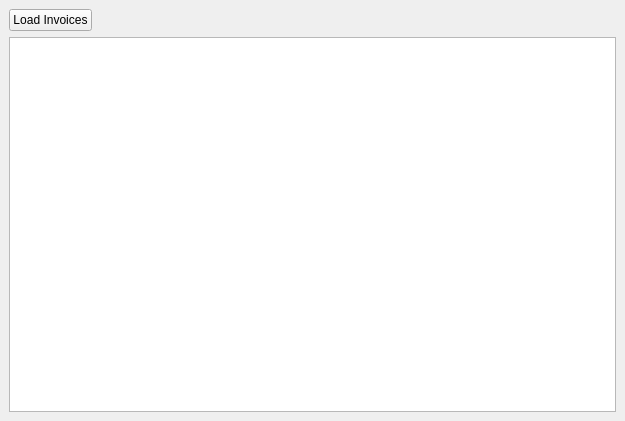
<?xml version="1.0" encoding="UTF-8"?>
<ui version="4.0">
 <class>col_InvoiceList</class>
 <widget class="QMainWindow" name="col_InvoiceList">
  <property name="geometry">
   <rect>
    <x>0</x>
    <y>0</y>
    <width>625</width>
    <height>421</height>
   </rect>
  </property>
  <property name="windowTitle">
   <string>Invoices</string>
  </property>
  <property name="windowIcon">
   <iconset resource="../../home/src/res.qrc">
    <normaloff>:/images/Image_File.png</normaloff>:/images/Image_File.png</iconset>
  </property>
  <widget class="QWidget" name="centralwidget">
   <layout class="QVBoxLayout" name="verticalLayout">
    <item>
     <layout class="QHBoxLayout" name="horizontalLayout">
      <item>
       <widget class="QPushButton" name="cmdLoad">
        <property name="text">
         <string>Load Invoices</string>
        </property>
       </widget>
      </item>
      <item>
       <spacer name="horizontalSpacer">
        <property name="orientation">
         <enum>Qt::Horizontal</enum>
        </property>
        <property name="sizeHint" stdset="0">
         <size>
          <width>40</width>
          <height>20</height>
         </size>
        </property>
       </spacer>
      </item>
     </layout>
    </item>
    <item>
     <widget class="CustomQueryView" name="treeView"/>
    </item>
   </layout>
  </widget>
 </widget>
 <customwidgets>
  <customwidget>
   <class>CustomQueryView</class>
   <extends>QTreeView</extends>
   <header>customqueryview.h</header>
  </customwidget>
 </customwidgets>
 <resources>
  <include location="../../home/src/res.qrc"/>
 </resources>
 <connections/>
</ui>
